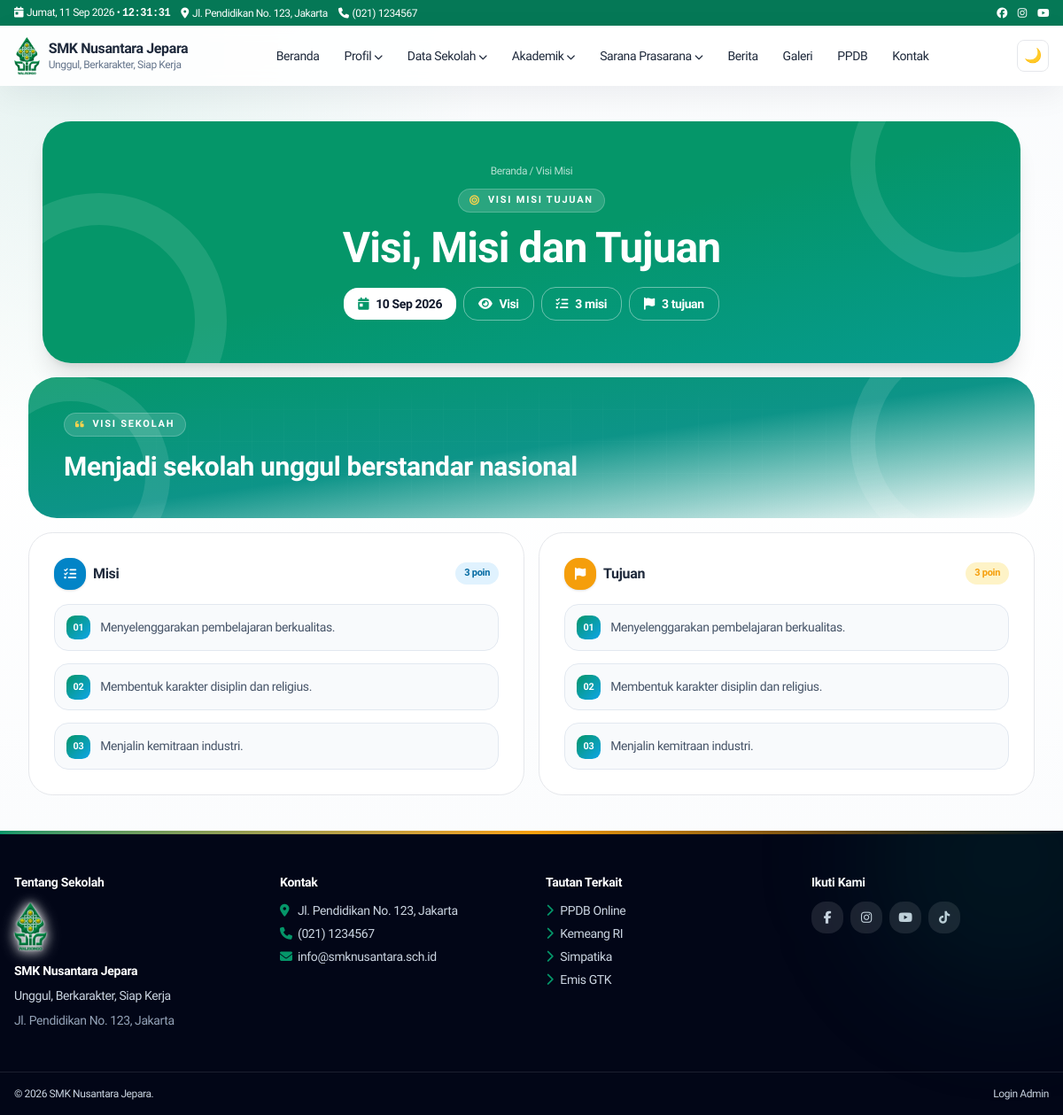
The page /pages/vision.php on the database its author committed.
### tables this page shows
CREATE TABLE IF NOT EXISTS settings (
  id INT UNSIGNED AUTO_INCREMENT PRIMARY KEY,
  `key` VARCHAR(100) NOT NULL UNIQUE,
  `value` TEXT DEFAULT NULL,
  updated_at TIMESTAMP DEFAULT CURRENT_TIMESTAMP ON UPDATE CURRENT_TIMESTAMP
);

CREATE TABLE IF NOT EXISTS menu_items (
  id INT UNSIGNED AUTO_INCREMENT PRIMARY KEY,
  menu_id INT UNSIGNED NOT NULL,
  parent_id INT UNSIGNED DEFAULT NULL,
  label VARCHAR(150) NOT NULL,
  url VARCHAR(500) NOT NULL,
  target VARCHAR(20) DEFAULT '_self',
  sort_order INT DEFAULT 0,
  is_active TINYINT(1) DEFAULT 1,
  kind VARCHAR(20) NOT NULL DEFAULT 'link',
  mega_id INT UNSIGNED DEFAULT NULL,
  INDEX idx_menu_parent (menu_id, parent_id, sort_order),
  CONSTRAINT fk_mi_menu FOREIGN KEY (menu_id) REFERENCES menus(id) ON DELETE CASCADE,
  CONSTRAINT fk_mi_parent FOREIGN KEY (parent_id) REFERENCES menu_items(id) ON DELETE CASCADE
);

CREATE TABLE IF NOT EXISTS widgets (
  id INT UNSIGNED AUTO_INCREMENT PRIMARY KEY,
  area VARCHAR(60) NOT NULL,
  type VARCHAR(60) NOT NULL,
  title VARCHAR(150) DEFAULT NULL,
  content MEDIUMTEXT DEFAULT NULL,
  animation VARCHAR(30) NOT NULL DEFAULT 'zoom',
  sort_order INT DEFAULT 0,
  is_active TINYINT(1) DEFAULT 1,
  INDEX idx_area (area, is_active, sort_order)
);

### core/Database.php (called while the page is built, shortened)
<?php
final class Database {
    private static ?PDO $pdo = null;
    public static function conn(): PDO {
        if (self::$pdo) return self::$pdo;
        $c = require dirname(__DIR__) . '/config/database.php';
        $dsn = "mysql:host={$c['host']};dbname={$c['name']};charset={$c['charset']}";
        self::$pdo = new PDO($dsn, $c['user'], $c['pass'], [
            PDO::ATTR_ERRMODE => PDO::ERRMODE_EXCEPTION,
            PDO::ATTR_DEFAULT_FETCH_MODE => PDO::FETCH_ASSOC,
            PDO::ATTR_EMULATE_PREPARES => false,
        ]);
        return self::$pdo;
    }
    public static function setting(string $key, string $def = ''): string {
        try {
            $s = self::conn()->prepare('SELECT `value` FROM settings WHERE `key`=?');
            $s->execute([$key]);
            return (string)($s->fetchColumn() ?? $def);
        } catch (Throwable) { return $def; }
    }
}

### core/Helper.php (called while the page is built, shortened)
<?php
final class Helper {
    public static function e(?string $v): string { return htmlspecialchars((string)$v, ENT_QUOTES, 'UTF-8'); }
    public static function url(string $p = ''): string { return rtrim(BASE_URL, '/') . '/' . ltrim($p, '/'); }
    public static function menuUrl(string $u): array {
        $u = trim($u);
        if ($u === '' || $u === '#') return ['#', '_self'];
        $low = strtolower($u);
        if (str_starts_with($low, 'http://') || str_starts_with($low, 'https://')) return [$u, '_blank'];
        return [self::url(ltrim($u, '/')), '_self'];
    }
    public static function upload(string $p): string { return self::url('assets/uploads/' . ltrim($p, '/')); }
}

### pages/vision.php (the view, shortened to what this page needs)
<?php
$title=Database::setting('vm_title','Visi, Misi & Tujuan');
$vision=Database::setting('vision_content',''); $mission=Database::setting('mission_content',''); $goals=Database::setting('goals_content','');
$metaTitle=$title.' - '.Database::setting('school_name','Sekolah'); require ROOT.'/templates/frontend/header.php';
$mCount=max(substr_count(strtolower($mission),'<li'),count(array_filter(array_map('trim',explode("\n",strip_tags($mission))))));
$gCount=max(substr_count(strtolower($goals),'<li'),count(array_filter(array_map('trim',explode("\n",strip_tags($goals))))));
?>
<div class="w-full px-4 md:px-8 py-10">
<?php
$heroBadge='<i class="fa fa-bullseye text-amber-300"></i>Visi Misi Tujuan';
$heroCrumb='<a href="'.Helper::url().'" class="hover:text-white">Beranda</a> / Visi Misi';
require ROOT.'/templates/frontend/page-hero.php'; ?>
<div class="mt-4 rounded-[2rem] bg-gradient-to-br from-emerald-600 via-teal-600 to-cyan-600 text-white p-7 md:p-10 reveal relative overflow-hidden">
<span class="absolute -right-12 -top-14 w-64 h-64 rounded-full border-[28px] border-white/10"></span><span class="absolute -left-16 -bottom-16 w-56 h-56 rounded-full border-[28px] border-white/10"></span>
<span class="absolute inset-0 pointer-events-none opacity-15" style="background-image:linear-gradient(rgba(255,255,255,.14) 1px,transparent 1px),linear-gradient(90deg,rgba(255,255,255,.14) 1px,transparent 1px);background-size:36px 36px;mask-image:radial-gradient(ellipse at center,black 40%,transparent 75%)"></span>
<div class="relative max-w-3xl">
<span class="inline-flex items-center gap-2 rounded-full bg-white/15 border border-white/20 px-3 py-1 text-[11px] font-bold uppercase tracking-[.16em]"><i class="fa fa-quote-left text-amber-300"></i>Visi Sekolah</span>
<blockquote class="text-2xl md:text-3xl font-extrabold leading-tight mt-4 text-white"><?= $vision!==''?strip_tags($vision,'<br><strong><em>'):'Visi belum diisi — kelola via Sekolah > Visi, Misi & Tujuan.' ?></blockquote>
</div>
</div>
<div class="grid md:grid-cols-2 gap-4 mt-4 items-start">
<article class="bg-white dark:bg-slate-800 border dark:border-slate-700 rounded-[1.7rem] p-6 md:p-7 reveal overflow-hidden">
<h2 class="font-extrabold flex items-center gap-2"><span class="w-9 h-9 rounded-xl bg-sky-600 text-white grid place-items-center shadow"><i class="fa fa-list-check text-sm"></i></span>Misi <span class="ml-auto text-[11px] font-bold px-2.5 py-1 rounded-full bg-sky-100 dark:bg-sky-900 text-sky-700 dark:text-sky-200"><?= $mCount ?> poin</span></h2>
<div class="vm-list mt-4 text-sm leading-relaxed text-slate-600 dark:text-slate-300"><?= $mission!==''?$mission:'<p class="text-slate-400">Belum diisi.</p>' ?></div>
</article>
<article class="bg-white dark:bg-slate-800 border dark:border-slate-700 rounded-[1.7rem] p-6 md:p-7 reveal overflow-hidden">
<h2 class="font-extrabold flex items-center gap-2"><span class="w-9 h-9 rounded-xl bg-amber-500 text-white grid place-items-center shadow"><i class="fa fa-flag text-sm"></i></span>Tujuan <span class="ml-auto text-[11px] font-bold px-2.5 py-1 rounded-full bg-amber-100 dark:bg-amber-900 text-amber-700 dark:text-amber-200"><?= $gCount ?> poin</span></h2>
<div class="vm-list mt-4 text-sm leading-relaxed text-slate-600 dark:text-slate-300"><?= $goals!==''?$goals:'<p class="text-slate-400">Belum diisi.</p>' ?></div>
</article>
</div>
</div>
<?php require ROOT.'/templates/frontend/footer.php'; ?>

### templates/frontend/navbar.php (shortened to what this page needs)
<?php
$top_addr = Database::setting('address','Jl. Pendidikan No.123');
$top_phone = Database::setting('phone','(021) 1234567');
$school = Database::setting('school_name','SMK Nusantara');
$tagline = Database::setting('tagline','Unggul, Berkarakter');
$logo = Database::setting('logo','');
try {
$db = Database::conn();
$mm = $db->query("SELECT * FROM menus WHERE location='primary' LIMIT 1")->fetch();
$items = [];
if ($mm) {
  $st = $db->prepare("SELECT * FROM menu_items WHERE menu_id=? AND is_active=1 ORDER BY sort_order");
  $st->execute([$mm['id']]); $items = $st->fetchAll();
}
} catch (Throwable) { $items=[]; $mega=[]; }
function menuTree($items,$parent=null){ $o=[]; foreach($items as $i){ if(($i['parent_id']??null)==$parent) $o[]=$i; } return $o; }
function menuLink($u,$forceTarget=null){ [$href,$t]=Helper::menuUrl($u); $t=$forceTarget?:$t; return 'href="'.Helper::e($href).'"'.($t==='_blank'?' target="_blank" rel="noopener noreferrer"':''); }
?>
<div class="bg-emerald-700 text-white text-xs block"><div class="max-w-7xl mx-auto px-4 py-1.5 flex justify-between items-center gap-2">
<div class="flex gap-3 min-w-0 items-center flex-wrap"><span class="shrink-0"><i class="fa fa-calendar-day mr-1"></i><span data-clock-date><?= Helper::tgl(date('Y-m-d')) ?></span> • <span data-clock-time class="font-mono font-bold"><?= date('H:i:s') ?></span></span><span class="hidden sm:inline truncate"><i class="fa fa-location-dot mr-1"></i><?= Helper::e($top_addr) ?></span><span class="hidden md:inline"><i class="fa fa-phone mr-1"></i><?= Helper::e($top_phone) ?></span><span class="hidden xl:inline"><i class="fa fa-envelope mr-1"></i><?= Helper::e($top_email) ?></span></div>
<div class="flex gap-3 shrink-0"><a href="#" aria-label="Facebook"><i class="fab fa-facebook"></i></a><a href="#" aria-label="Instagram"><i class="fab fa-instagram"></i></a><a href="#" aria-label="Youtube"><i class="fab fa-youtube"></i></a></div>
</div></div>
<header id="mainNav" class="sticky top-0 z-50 bg-white/90 dark:bg-slate-900/90 backdrop-blur border-b-0 transition">
<div class="max-w-7xl mx-auto px-4 py-3 flex items-center justify-between gap-3">
<a href="<?= Helper::url() ?>" class="flex items-center gap-2.5"><?php if($logo): ?><img src="<?= Helper::upload($logo) ?>" alt="Logo <?= Helper::e($school) ?>" class="h-11 w-auto object-contain shrink-0"><?php else: ?><span class="w-11 h-11 rounded-xl bg-emerald-600 text-white grid place-items-center font-bold shadow-sm"><?= Helper::e(mb_substr($school,0,1)) ?></span><?php endif; ?><span><span class="block font-extrabold leading-tight"><?= Helper::e($school) ?></span><span class="block text-xs text-slate-500"><?= Helper::e($tagline) ?></span></span></a>
<nav class="hidden lg:flex items-center gap-1 text-sm font-medium" id="deskMenu">
<?php foreach(menuTree($items) as $m): $ch=menuTree($items,$m['id']); $hasMega=false;
if(!$hasMega){ foreach($mega as $g){ if(($g['label']??'')===$m['label']) $hasMega=$g; } } ?>
<?php if($hasMega): $cols=json_decode($hasMega['columns_json']??'[]',true)?:[]; ?>
<div class="relative group"><button class="px-3 py-2 rounded-lg hover:bg-emerald-50"><?= Helper::e($m['label']) ?> <i class="fa fa-chevron-down text-[10px]"></i></button>
<div class="absolute left-1/2 -translate-x-1/2 top-full pt-2 opacity-0 invisible group-hover:opacity-100 group-hover:visible transition"><div class="bg-white dark:bg-slate-800 rounded-2xl shadow-xl border p-6 grid grid-cols-3 gap-6 w-[640px] max-w-[90vw]">
<?php foreach($cols as $c): ?><div><p class="font-bold text-xs uppercase text-emerald-700 mb-2"><?= Helper::e($c['title']??'') ?></p><?php foreach($c['links']??[] as $l): ?><a href="<?= Helper::e($l['url']??'#') ?>" class="block py-1 text-slate-600 dark:text-slate-300 hover:text-emerald-600"><?= Helper::e($l['label']??'') ?></a><?php endforeach; ?></div><?php endforeach; ?>
</div></div></div>
<?php elseif($ch): ?><div class="relative group"><a <?= menuLink($m['url'],$m['target']??null) ?> class="px-3 py-2 rounded-lg hover:bg-emerald-50 inline-block"><?= Helper::e($m['label']) ?> <i class="fa fa-chevron-down text-[10px]"></i></a>
</div>
<?php else: ?><a <?= menuLink($m['url'],$m['target']??null) ?> class="px-3 py-2 rounded-lg hover:bg-emerald-50"><?= Helper::e($m['label']) ?></a><?php endif; ?><?php endforeach; ?>
</nav>
<div class="flex items-center gap-2"><button id="darkBtn" class="w-9 h-9 rounded-lg border grid place-items-center" aria-label="Tema"></button></div>
</div>
</header>

### templates/frontend/footer.php (shortened to what this page needs)
</main>
<?php
$ft = Database::setting('footer_text',Database::setting('school_name',''));
$footerWidgets=[];
try{$footerWidgets=Database::conn()->query("SELECT * FROM widgets WHERE area='footer' AND is_active=1 ORDER BY sort_order,id")->fetchAll();}catch(Throwable){$footerWidgets=[];}
function renderFw($fw,$db){
  $fwc=trim((string)($fw['content']??'')); $t=$fw['type'];
  if($t==='about'){
    $school=Database::setting('school_name',''); $tagline=Database::setting('tagline',''); $addr=Database::setting('address','');
    $schoolLogo=Helper::upload(Database::setting('logo',''));
    if(Database::setting('logo','')){echo '<img src="'.$schoolLogo.'" alt="" class="h-14 w-auto object-contain mb-3" style="filter:drop-shadow(0 0 1px #fff) drop-shadow(0 0 6px rgba(255,255,255,.9)) drop-shadow(0 2px 8px rgba(255,255,255,.45))">';}
    echo '<h4 class="font-bold text-white mb-2">'.Helper::e($school).'</h4><p>'.Helper::e($tagline).'</p><p class="mt-2 text-slate-400">'.Helper::e($addr).'</p>';
    return;
  }
  if($t==='links'){ $lnks=json_decode((string)$fwc,true)?:[]; echo '<div class="grid gap-1.5">'; foreach($lnks as $lk){ $lbl=trim($lk['label']??''); $href=trim($lk['url']??''); [$fhref,$auto]=Helper::menuUrl($href); $tgt=(($lk['target']??'')==='_blank'||$auto==='_blank')?' target="_blank" rel="noopener noreferrer"':''; echo '<a href="'.Helper::e($fhref).'"'.$tgt.' class="text-sm hover:text-white hover:translate-x-1 transition"><i class="fa fa-chevron-right text-emerald-500 mr-2"></i>'.Helper::e($lbl).'</a>'; } echo '</div>'; return; }
  if($t==='contact'){ echo '<div class="grid gap-1.5 text-sm"><p><i class="fa fa-location-dot text-emerald-500 w-5"></i>'.Helper::e(Database::setting('address','-')).'</p><p><i class="fa fa-phone text-emerald-500 w-5"></i>'.Helper::e(Database::setting('phone','-')).'</p><p><i class="fa fa-envelope text-emerald-500 w-5"></i>'.Helper::e(Database::setting('email','-')).'</p></div>'; return; }
  if($t==='social'){ echo '<div class="flex flex-wrap gap-2">'; foreach(['facebook'=>'fa-facebook-f','instagram'=>'fa-instagram','youtube'=>'fa-youtube','tiktok'=>'fa-tiktok'] as $fsn=>$fsi){$fsu=Database::setting($fsn,'');if(!$fsu)continue;echo '<a href="'.Helper::e($fsu).'" target="_blank" rel="noopener noreferrer" class="w-9 h-9 rounded-xl bg-white/10 grid place-items-center hover:bg-emerald-600" aria-label="'.ucfirst($fsn).'"><i class="fab '.$fsi.'"></i></a>';} echo '</div>'; return; }
}
?>
<footer class="relative overflow-hidden bg-slate-950 text-slate-300 mt-auto w-full">
<div class="absolute inset-x-0 top-0 h-1 bg-gradient-to-r from-emerald-600 via-amber-500 to-emerald-600"></div>
<div class="absolute -top-32 -right-24 w-80 h-80 rounded-full bg-emerald-600/10 blur-3xl pointer-events-none"></div>
<div class="max-w-7xl mx-auto px-4 py-12 grid md:grid-cols-4 gap-8 text-sm">
<?php foreach($footerWidgets as $fw): ?>
<div><h4 class="font-bold text-white mb-3"><?= Helper::e($fw['title']?:'Informasi') ?></h4>
<?php renderFw($fw,$db); ?></div>
<?php endforeach; ?>
</div>
<div class="border-t border-white/10"><div class="max-w-7xl mx-auto px-4 py-4 flex flex-col md:flex-row justify-between text-xs gap-2">
<span>&copy; <?= date('Y') ?> <?= Helper::e($ft) ?>.</span>
<a href="<?= Helper::url('admin/login') ?>" target="_blank" rel="noopener noreferrer" class="hover:text-white">Login Admin</a>
</div></div>
</footer>
</body></html>

### assets/css/style.css (style rules this page uses)
:root { --font-body:"Plus Jakarta Sans",system-ui,-apple-system,"Segoe UI",sans-serif }
html,body,input,select,textarea,button { font-family:var(--font-body)!important }
h1,h2,h3,h4 { font-family:var(--font-body)!important;letter-spacing:-.02em;font-weight:800 }
.reveal { opacity:1 }
.reveal.show { animation:revealIn .7s cubic-bezier(.16,1,.3,1) both }
html,body { max-width:100%;overflow-x:clip }
body { position:relative }
main,header,footer { max-width:100% }
img,video,iframe { max-width:100%;height:auto }
.prose,.prose p,.prose li,article p,article li,.text-justify { overflow-wrap:anywhere;word-break:break-word }
.vm-list ul,.vm-list ol { display:grid;gap:.85rem;margin:0!important;padding:0!important;list-style:none!important;counter-reset:vm }
.vm-list li { position:relative;display:flex;gap:.8rem;align-items:flex-start;background:#f8fafc;border:1px solid #e2e8f0;border-radius:1rem;padding:.9rem .95rem .9rem 3.2rem;counter-increment:vm;transition:transform .2s ease,box-shadow .2s ease }
.vm-list li::before { content:counter(vm,decimal-leading-zero);position:absolute;left:.8rem;top:.8rem;width:1.7rem;height:1.7rem;border-radius:.6rem;display:grid;place-items:center;font-size:.68rem;font-weight:800;color:#fff;background:linear-gradient(135deg,var(--school-primary,#059669),#0ea5e9) }
main .grid>*,main .flex>* { min-width:0;max-width:100% }
main>div { max-width:100%;min-width:0 }
.reveal { min-width:0;max-width:100%;overflow-wrap:anywhere }
div.relative.overflow-hidden { min-width:0;max-width:100% }
html { height:100% }
body.site-shell { min-height:100vh;display:flex;flex-direction:column }
body.site-shell>footer { margin-top:auto;flex-shrink:0;width:100% }

### rows shown on the page
settings: value "Jl. Pendidikan No. 123, Jakarta"
settings: value "(021) 1234567"
settings: value (picture)
settings: value "SMK Nusantara Jepara"
settings: value "Unggul, Berkarakter, Siap Kerja"
menu_items: label "Beranda"
menu_items: label "Profil"
menu_items: label "Data Sekolah"
menu_items: label "Akademik"
menu_items: label "Sarana Prasarana"
menu_items: label "Berita"
menu_items: label "Galeri"
menu_items: label "PPDB", lbl "Kemeang RI", lbl "Simpatika", lbl "Emis GTK"
menu_items: label "Kontak"
settings: value "Menjadi sekolah unggul berstandar nasional"
settings: value "3", value "Menyelenggarakan pembelajaran berkualitas. Membentuk karakter disiplin dan religius. Menjalin kemitraan industri."
settings: value "3", value "Menyelenggarakan pembelajaran berkualitas. Membentuk karakter disiplin dan religius. Menjalin kemitraan industri."
widgets: title "Tentang Sekolah", settings.value (picture), settings.value "SMK Nusantara Jepara", settings.value "Unggul, Berkarakter, Siap Kerja", settings.value "Jl. Pendidikan No. 123, Jakarta"
widgets: title "Kontak", settings.value "Jl. Pendidikan No. 123, Jakarta", settings.value "(021) 1234567", settings.value "info@smknusantara.sch.id"
widgets: title "Tautan Terkait", type "links" (drawn), lbl "PPDB Online"
widgets: title "Ikuti Kami", type "social" (drawn)

### other values the page prints
Helper::e($heroTitle) "Visi, Misi dan Tujuan"
Helper::e($st['label']??'') "10 Sep 2026"
Helper::e($st['label']??'') "Visi"
Helper::e($st['label']??'') "3 misi"
Helper::e($st['label']??'') "3 tujuan"
